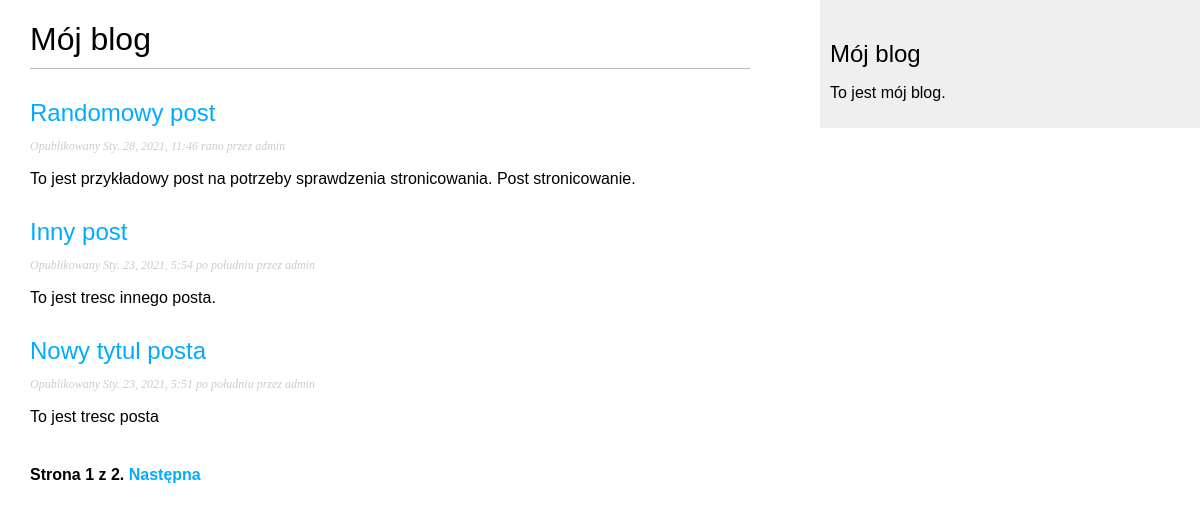
Screenshot of /blog/ with the database file from the repository.
### blog/models.py (models this page shows, shortened)
class Post(models.Model):
    STATUS_CHOICES = (
        ('draft', 'Roboczy'),
        ('publish', 'Opublikowany'),
    )
    objects = models.Manager()  # manager domyslny
    title = models.CharField(max_length=250)
    slug = models.SlugField(max_length=250, unique_for_date='publish')
    author = models.ForeignKey(User, related_name='blog_posts', on_delete=models.CASCADE)
    body = models.TextField()
    publish = models.DateTimeField(default=timezone.now)
    published = PublishedManager()   # manager niestandardowy
    created = models.DateTimeField(auto_now_add=True)
    updated = models.DateTimeField(auto_now=True)
    status = models.CharField(max_length=10, choices=STATUS_CHOICES, default='draft')
    class Meta:
        ordering = ('-publish', )
    def get_absolute_url(self):
        return reverse('blog:post_detail',
                       args=[self.publish.year, self.publish.strftime('%m'),
                             self.publish.strftime('%d'), self.slug])

### blog/views.py (the view)
class PostListView(ListView):
    queryset = Post.published.all()
    context_object_name = 'posts'
    paginate_by = 3
    template_name = 'blog/post/list.html'

### blog/templates/blog/post/list.html (shortened to what this page needs)
{% extends "blog/base.html" %}
{% block content %}
    <h1>Mój blog</h1>
    {% for post in posts %}
        <h2>
            <a href="{{ post.get_absolute_url }}">
            {{ post.title }}
            </a>
        </h2>
        <p class="date">
            Opublikowany {{ post.publish }} przez {{ post.author }}
        </p>
        {{ post.body|truncatewords:30|linebreaks }}
    {% endfor %}
    {% include "pagination.html" with page=page_obj %}
{% endblock %}

### blog/static/css/blog.css (style rules this page uses)
body { margin:0; padding:0; font-family:helvetica, sans-serif; }
a { color:#00abff; text-decoration:none; }
h1 { font-weight:normal; border-bottom:1px solid #bbb; padding:0 0 10px 0; }
h2 { font-weight:normal; margin:30px 0 0; }
p.date { color:#ccc; font-family: georgia, serif; font-size: 12px; font-style: italic; }

### rows the page displays
Post: title "Randomowy post", publish "Sty. 28, 2021, 11:46 rano", author "admin", body "To jest przykładowy post na potrzeby sprawdzenia stronicowania. Post stronicowanie."
Post: title "Inny post", publish "Sty. 23, 2021, 5:54 po południu", author "admin", body "To jest tresc innego posta."
Post: title "Nowy tytul posta", publish "Sty. 23, 2021, 5:51 po południu", author "admin", body "To jest tresc posta"

### other values shown
{{ page.number }} "1"
{{ page.paginator.num_pages }} "2"
